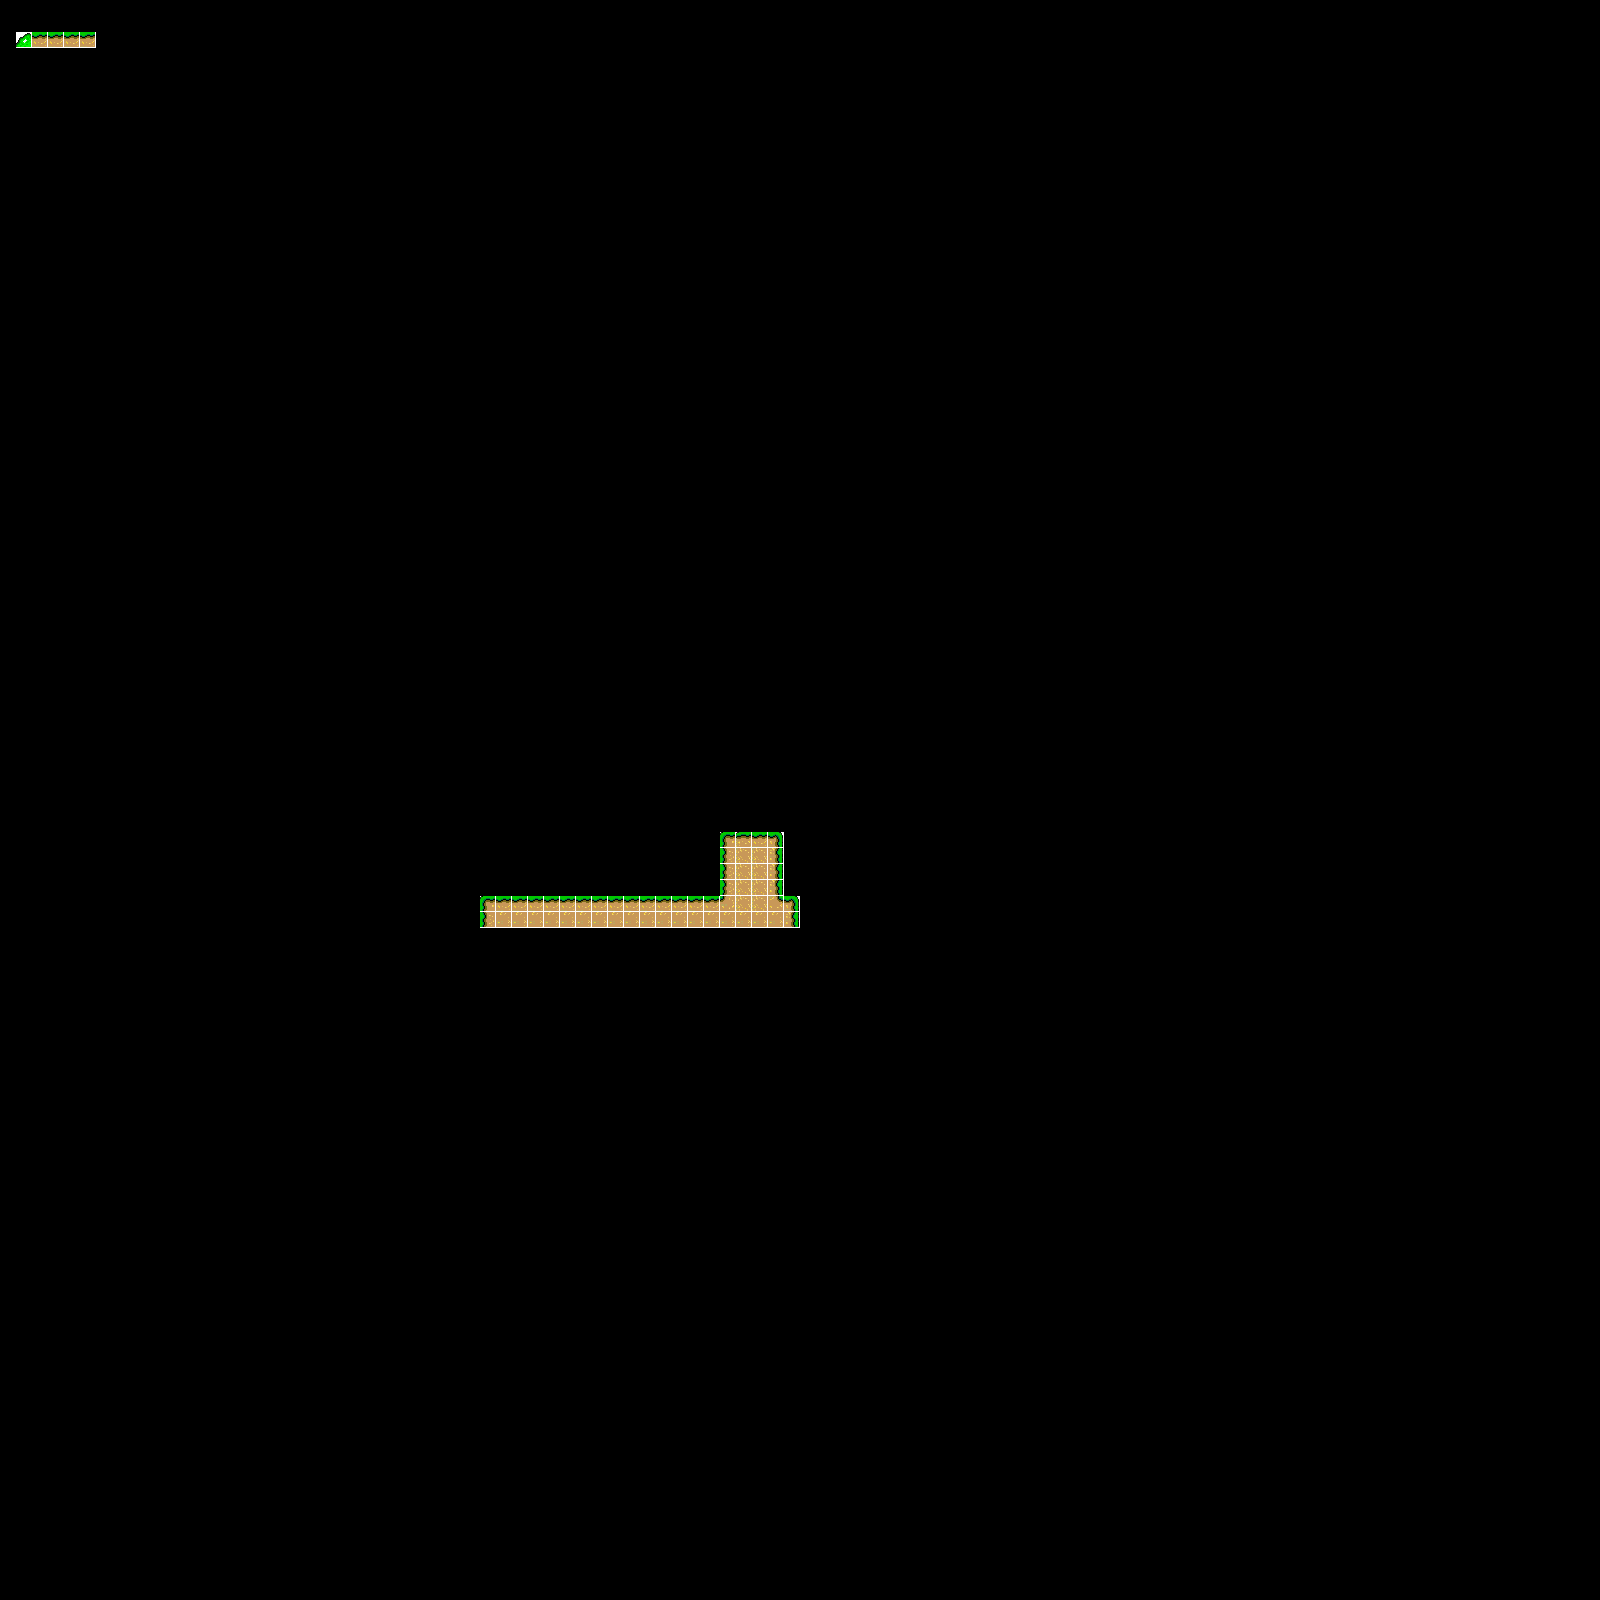

A level layout from a 2D game, rendered from its tile map. Below: a short description, then the map file with tile-grid data replaced by summaries:
An orthogonal 100x100 tile map with 16x16 px tiles, 1 tile layer (Capa de Patrones 1).

<map version="1.2" tiledversion="1.2.0" orientation="orthogonal" renderorder="right-down" width="100" height="100" tilewidth="16" tileheight="16" infinite="0" nextlayerid="2" nextobjectid="1">
 <tileset firstgid="1" source="ejmtile.tsx" />
 <layer id="1" name="Capa de Patrones 1" width="100" height="100">
  <data>[10000 cells, 61 non-empty, 11 distinct tile ids]</data>
 </layer>
</map>
